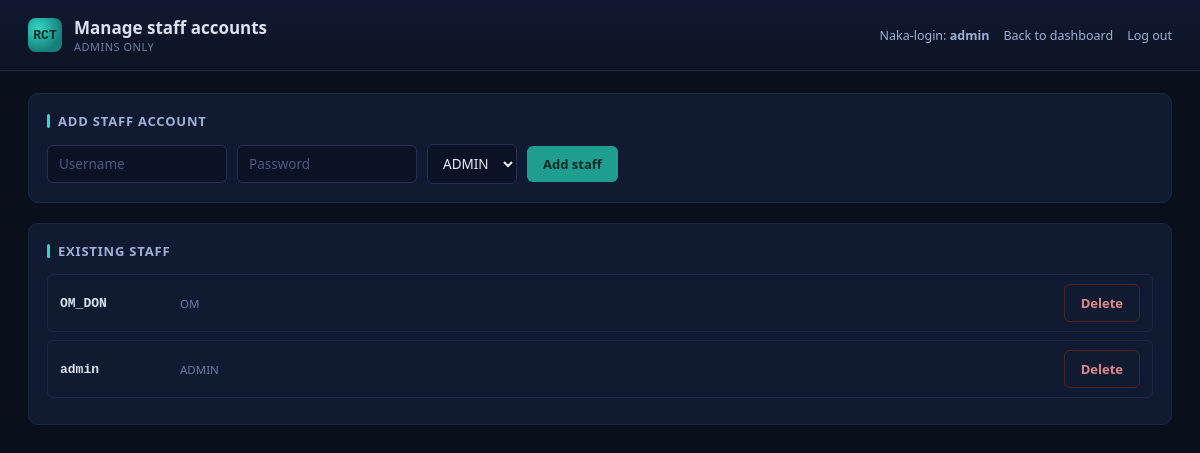
The app's page /manage_staff (signed in) with its own data.
### tables this page shows
CREATE TABLE user (

    id INTEGER PRIMARY KEY AUTOINCREMENT,

    username TEXT UNIQUE NOT NULL,

    password_hash TEXT NOT NULL,

    role TEXT DEFAULT 'STAFF',

    status TEXT DEFAULT 'ACTIVE',

    created_at TEXT,

    updated_at TEXT

);

### app.py (the view)
@app.route('/manage_staff')
@roles_required("ADMIN", "OM", "AOM")
def manage_staff():
    conn = db.get_conn()
    staff = conn.execute('SELECT * FROM user ORDER BY username').fetchall()
    conn.close()
    return render_template('manage_staff.html', staff=staff, username=session.get('username'))

### app.py (called while the page is built)
def roles_required(*allowed_roles):
    def decorator(f):
        @wraps(f)
        def wrapper(*args, **kwargs):
            if 'user_id' not in session:
                return redirect(url_for('login'))
            if session.get('role') not in allowed_roles:
                flash("Wala kang permission para gawin ito.", "error")
                return redirect(url_for('dashboard'))
            return f(*args, **kwargs)
        return wrapper
    return decorator

### db.py (called while the page is built)
def get_conn():
    conn = sqlite3.connect(DB_PATH)
    conn.row_factory = sqlite3.Row
    conn.execute('PRAGMA foreign_keys = ON')
    return conn

### templates/manage_staff.html (shortened to what this page needs)
<!DOCTYPE html>
<html lang="en">
<head>
<link rel="stylesheet" href="{{ url_for('static', filename='style.css') }}">
</head>
<body>
<div class="topbar">
  <div class="brand">
    <div class="mark">RCT</div>
    <div><h1>Manage staff accounts</h1><div class="sub">Admins only</div></div>
  </div>
  <div class="topbar-right">
    <span>Naka-login: <strong>{{ username }}</strong></span>
    <a href="{{ url_for('dashboard') }}">Back to dashboard</a>
    <a href="{{ url_for('logout') }}">Log out</a>
  </div>
</div>
<div class="container">
  <div class="panel">
    <div class="panel-head"><h2>Add staff account</h2></div>
    <form method="POST" action="{{ url_for('add_staff') }}" style="display:flex; gap:10px; align-items:center; flex-wrap:wrap;">
      <input name="new_username" placeholder="Username" style="max-width:180px;" required>
      <input name="new_password" type="password" placeholder="Password" style="max-width:180px;" required>
      <label style="display:flex; align-items:center; gap:6px; font-size:13px; color:#9FB0D6;">
        <select name="role">
    <option value="ADMIN">ADMIN</option>
</select>
      </label>
      <button type="submit" class="btn-primary">Add staff</button>
    </form>
  </div>
  <div class="panel">
    <div class="panel-head"><h2>Existing staff</h2></div>
    {% for u in staff %}
    <div class="manage-row">
      <span class="ms-name">{{ u.username }}</span>
      <span class="ms-count">{{ u.role }}</span>
      <form method="POST" action="{{ url_for('delete_staff', user_id=u.id) }}" onsubmit="return confirm('Tanggalin ang account na ito?');">
        <button type="submit" class="btn-danger">Delete</button>
      </form>
    </div>
    {% endfor %}
  </div>
</div>
</body>
</html>

### static/style.css (style rules this page uses)
* { box-sizing: border-box; }
body { margin: 0; font-family: 'Segoe UI', -apple-system, BlinkMacSystemFont, sans-serif; background: #0A0F1C; color: #DCE3F0; min-height: 100vh; }
a { color: #34D6C6; }
.topbar { background: linear-gradient(180deg, #0F1830 0%, #0C1424 100%); border-bottom: 1px solid #1C2740; padding: 16px 28px; display: flex; align-items: center; justify-content: space-between; flex-wrap: wrap; gap: 12px; }
.brand { display: flex; align-items: center; gap: 12px; }
.brand .mark { width: 34px; height: 34px; border-radius: 8px; background: radial-gradient(circle at 30% 30%, #34D6C6, #14807A 70%); display: flex; align-items: center; justify-content: center; font-weight: 700; color: #052A26; font-size: 13px; font-family: monospace; }
.brand h1 { font-size: 17px; font-weight: 600; margin: 0; }
.brand .sub { font-size: 11px; color: #6E7DA3; text-transform: uppercase; letter-spacing: 0.5px; }
.topbar-right { display: flex; align-items: center; gap: 14px; font-size: 12.5px; color: #9FB0D6; }
.topbar-right a { color: #9FB0D6; text-decoration: none; }
.container { padding: 22px 28px 60px; max-width: 1500px; margin: 0 auto; }
.panel { background: #101B32; border: 1px solid #1C2740; border-radius: 10px; padding: 18px; margin-bottom: 20px; }
.panel-head { display: flex; align-items: center; justify-content: space-between; margin-bottom: 14px; flex-wrap: wrap; gap: 8px; }
.panel-head h2 { font-size: 13px; font-weight: 600; text-transform: uppercase; letter-spacing: 0.8px; color: #9FB0D6; margin: 0; display: flex; align-items: center; gap: 8px; }
.panel-head h2::before { content: ''; width: 3px; height: 14px; background: #34D6C6; display: inline-block; border-radius: 2px; }
input, select { width: 100%; background: #0B1225; border: 1px solid #223055; border-radius: 6px; color: #E8EDF7; padding: 9px 11px; font-size: 13.5px; font-family: inherit; outline: none; }
input::placeholder { color: #4C5B80; }
button, .btn { border: none; border-radius: 6px; padding: 9px 16px; font-size: 13px; font-weight: 600; cursor: pointer; font-family: inherit; text-decoration: none; display: inline-block; }
.btn-primary { background: #1F9E8F; color: #052A26; }
.btn-danger { background: transparent; border: 1px solid #4A2323; color: #E08B8B; }
.manage-row { display: flex; align-items: center; gap: 10px; padding: 9px 12px; background: #101B32; border: 1px solid #1C2740; border-radius: 6px; margin-bottom: 8px; flex-wrap: wrap; }
.manage-row .ms-name { font-family: monospace; font-weight: 600; font-size: 13px; min-width: 110px; }
.manage-row .ms-count { font-size: 11.5px; color: #6E7DA3; flex: 1; }

### records on screen
user: username "OM_DON", role "OM"
user: username "admin", role "ADMIN"

### other values on screen
{{ username }} "admin"
